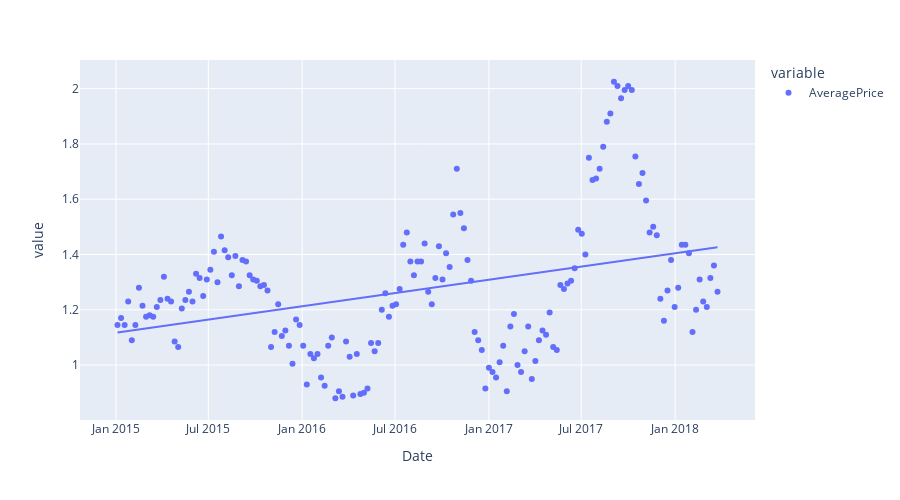

The code cell stored with this chart in its notebook:
### Markdown cell above
# Graficar el precio promedio vs fecha

### ¿Es diferente la tendencia comparado a la tendencia nacional?

### Code cell
mean_price_west = df_west[['Date', 'AveragePrice']].groupby('Date')['AveragePrice'].mean()

px.scatter(
    mean_price_west,
    height = 500,
    trendline='ols'
)

### Figure 1 — Plotly figure (JSON) as saved in the notebook; plotly's stock layout.template omitted (floating-point values rounded to 4 significant figures; data arrays with more than 128 entries replaced by an {"elided": "..."} marker saying what was removed)
{"data": [{"hovertemplate": "variable=AveragePrice<br>Date=%{x}<br>value=%{y}<extra></extra>", "legendgroup": "AveragePrice", "marker": {"color": "#636efa", "symbol": "circle"}, "mode": "markers", "name": "AveragePrice", "orientation": "v", "showlegend": true, "type": "scatter", "x": {"elided": "169 str values"}, "xaxis": "x", "y": {"elided": "169 float values"}, "yaxis": "y"}, {"hovertemplate": "<b>OLS trendline</b><br>value = 3.03269e-09 * Date + -3.18927<br>R<sup>2</sup>=0.128974<br><br>variable=AveragePrice<br>Date=%{x}<br>value=%{y} <b>(trend)</b><extra></extra>", "legendgroup": "AveragePrice", "marker": {"color": "#636efa", "symbol": "circle"}, "mode": "lines", "name": "AveragePrice", "showlegend": false, "type": "scatter", "x": {"elided": "169 str values"}, "xaxis": "x", "y": {"elided": "169 float values"}, "yaxis": "y"}], "layout": {"height": 500, "legend": {"title": {"text": "variable"}, "tracegroupgap": 0}, "margin": {"t": 60}, "xaxis": {"anchor": "y", "domain": [0, 1], "title": {"text": "Date"}}, "yaxis": {"anchor": "x", "domain": [0, 1], "title": {"text": "value"}}}}
